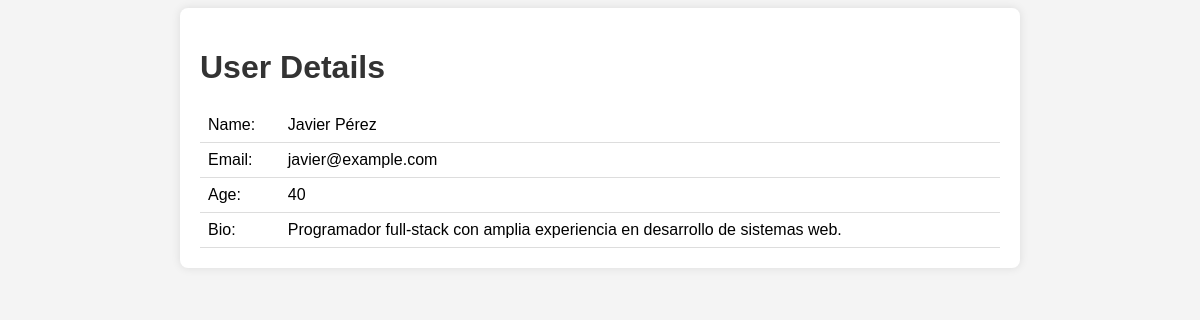
The page /user.php?id=6 on the database as committed earlier.
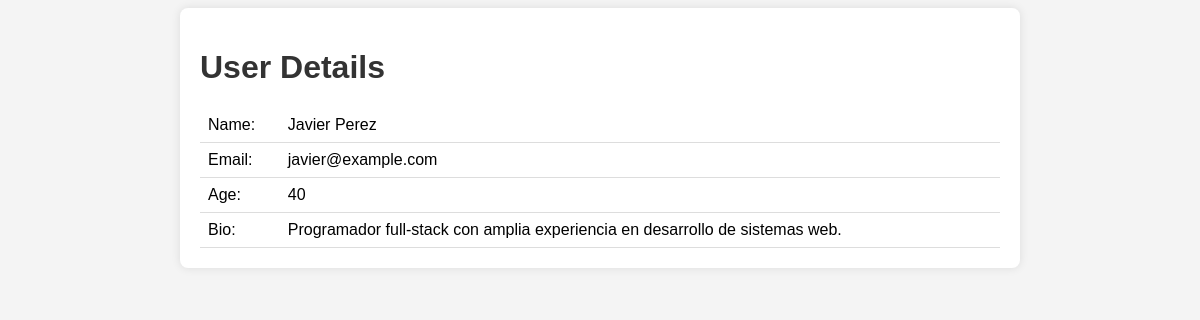
The same page on the database as committed later.
### tables this page shows
CREATE TABLE IF NOT EXISTS users (
  id INT AUTO_INCREMENT PRIMARY KEY,
  name VARCHAR(255) NOT NULL,
  email VARCHAR(255) NOT NULL,
  age INT NOT NULL,
  bio TEXT
);

### user.php (the view, shortened to what this page needs)
<!DOCTYPE html>
<html>
<head>
  <link rel="stylesheet" type="text/css" href="style.css">
</head>
<body>
<div class="container">
  <h1>User Details</h1>
  <?php
  if (isset($_GET['id'])) {
    $id = intval($_GET['id']);
    $servername = getenv('MYSQL_HOST');
    $username = getenv('MYSQL_USER');
    $password = getenv('MYSQL_PASSWORD');
    $dbname = getenv('MYSQL_DATABASE');
    $conn = new mysqli($servername, $username, $password, $dbname);
    $sql = "SELECT name, email, age, bio FROM users WHERE id = $id";
    $result = $conn->query($sql);
    if ($result->num_rows > 0) {
      $row = $result->fetch_assoc();
      echo "<table>";
      echo "<tr><td>Name:</td><td>" . $row["name"] . "</td></tr>";
      echo "<tr><td>Email:</td><td>" . $row["email"] . "</td></tr>";
      echo "<tr><td>Age:</td><td>" . $row["age"] . "</td></tr>";
      echo "<tr><td>Bio:</td><td>" . $row["bio"] . "</td></tr>";
      echo "</table>";
    } else {
      echo "User not found.";
    }
  } else {
    echo "No user ID provided.";
  }
  ?>
</div>
</body>
</html>

Rows that differ between the two databases and show on the page:
changed users "javier@example.com": name "Javier Pérez" → "Javier Perez"
